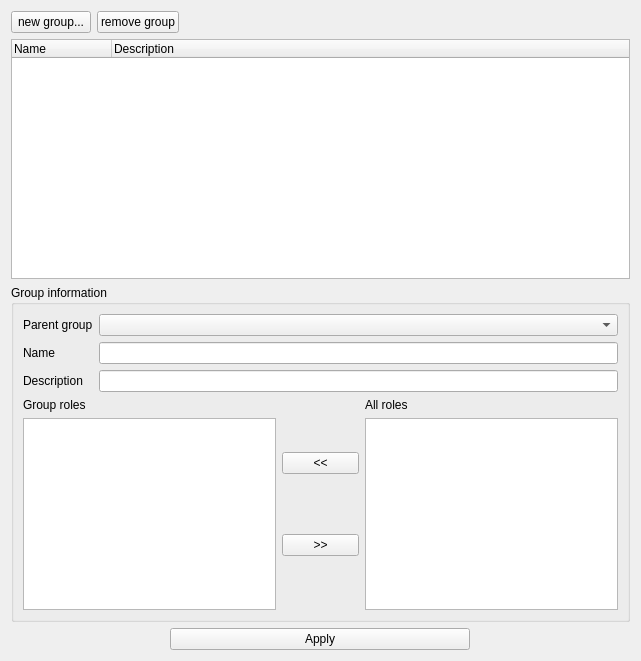
<?xml version="1.0" encoding="UTF-8"?>
<ui version="4.0">
 <class>groups</class>
 <widget class="QWidget" name="groups">
  <property name="geometry">
   <rect>
    <x>0</x>
    <y>0</y>
    <width>641</width>
    <height>661</height>
   </rect>
  </property>
  <property name="minimumSize">
   <size>
    <width>300</width>
    <height>500</height>
   </size>
  </property>
  <property name="windowTitle">
   <string>Groups management</string>
  </property>
  <layout class="QVBoxLayout" name="verticalLayout_2">
   <item>
    <layout class="QVBoxLayout" name="verticalLayout" stretch="1,5,0,0">
     <item>
      <layout class="QHBoxLayout" name="horizontalLayout">
       <item>
        <widget class="QPushButton" name="newGroupBtn">
         <property name="text">
          <string>new group...</string>
         </property>
        </widget>
       </item>
       <item>
        <widget class="QPushButton" name="remGroupBtn">
         <property name="text">
          <string>remove group</string>
         </property>
        </widget>
       </item>
       <item>
        <spacer name="horizontalSpacer">
         <property name="orientation">
          <enum>Qt::Horizontal</enum>
         </property>
         <property name="sizeHint" stdset="0">
          <size>
           <width>40</width>
           <height>20</height>
          </size>
         </property>
        </spacer>
       </item>
      </layout>
     </item>
     <item>
      <widget class="QTreeWidget" name="groupsTree">
       <column>
        <property name="text">
         <string>Name</string>
        </property>
       </column>
       <column>
        <property name="text">
         <string>Description</string>
        </property>
       </column>
      </widget>
     </item>
     <item>
      <widget class="QGroupBox" name="groupBox">
       <property name="sizePolicy">
        <sizepolicy hsizetype="Preferred" vsizetype="Fixed">
         <horstretch>0</horstretch>
         <verstretch>0</verstretch>
        </sizepolicy>
       </property>
       <property name="minimumSize">
        <size>
         <width>0</width>
         <height>200</height>
        </size>
       </property>
       <property name="title">
        <string>Group information</string>
       </property>
       <layout class="QGridLayout" name="gridLayout">
        <item row="0" column="0">
         <layout class="QGridLayout" name="gridLayout_2">
          <item row="1" column="0">
           <widget class="QLabel" name="label">
            <property name="text">
             <string>Name</string>
            </property>
           </widget>
          </item>
          <item row="1" column="1">
           <widget class="QLineEdit" name="groupNameEdit"/>
          </item>
          <item row="2" column="0">
           <widget class="QLabel" name="label_3">
            <property name="text">
             <string>Description</string>
            </property>
           </widget>
          </item>
          <item row="2" column="1">
           <widget class="QLineEdit" name="groupDescriptionEdit"/>
          </item>
          <item row="0" column="1">
           <widget class="QComboBox" name="parentGroupSelector"/>
          </item>
          <item row="0" column="0">
           <widget class="QLabel" name="label_2">
            <property name="text">
             <string>Parent group</string>
            </property>
           </widget>
          </item>
         </layout>
        </item>
        <item row="1" column="0">
         <layout class="QHBoxLayout" name="horizontalLayout_2" stretch="0,0,0">
          <item>
           <layout class="QVBoxLayout" name="verticalLayout_4">
            <item>
             <widget class="QLabel" name="label_4">
              <property name="text">
               <string>Group roles</string>
              </property>
             </widget>
            </item>
            <item>
             <widget class="QListWidget" name="goupRolesList"/>
            </item>
           </layout>
          </item>
          <item>
           <layout class="QVBoxLayout" name="verticalLayout_3">
            <item>
             <widget class="QPushButton" name="appendRoleBtn">
              <property name="sizePolicy">
               <sizepolicy hsizetype="Fixed" vsizetype="Fixed">
                <horstretch>0</horstretch>
                <verstretch>0</verstretch>
               </sizepolicy>
              </property>
              <property name="minimumSize">
               <size>
                <width>60</width>
                <height>0</height>
               </size>
              </property>
              <property name="text">
               <string>&lt;&lt;</string>
              </property>
             </widget>
            </item>
            <item>
             <widget class="QPushButton" name="removeRoleBtn">
              <property name="sizePolicy">
               <sizepolicy hsizetype="Fixed" vsizetype="Fixed">
                <horstretch>0</horstretch>
                <verstretch>0</verstretch>
               </sizepolicy>
              </property>
              <property name="minimumSize">
               <size>
                <width>60</width>
                <height>0</height>
               </size>
              </property>
              <property name="text">
               <string>&gt;&gt;</string>
              </property>
             </widget>
            </item>
           </layout>
          </item>
          <item>
           <layout class="QVBoxLayout" name="verticalLayout_5">
            <item>
             <widget class="QLabel" name="label_5">
              <property name="text">
               <string>All roles</string>
              </property>
             </widget>
            </item>
            <item>
             <widget class="QListWidget" name="allRolesList"/>
            </item>
           </layout>
          </item>
         </layout>
        </item>
       </layout>
      </widget>
     </item>
     <item>
      <layout class="QHBoxLayout" name="horizontalLayout_3">
       <item>
        <widget class="QPushButton" name="applyBtn">
         <property name="sizePolicy">
          <sizepolicy hsizetype="Preferred" vsizetype="Fixed">
           <horstretch>0</horstretch>
           <verstretch>0</verstretch>
          </sizepolicy>
         </property>
         <property name="maximumSize">
          <size>
           <width>300</width>
           <height>16777215</height>
          </size>
         </property>
         <property name="text">
          <string>Apply</string>
         </property>
        </widget>
       </item>
      </layout>
     </item>
    </layout>
   </item>
  </layout>
 </widget>
 <resources/>
 <connections/>
</ui>
